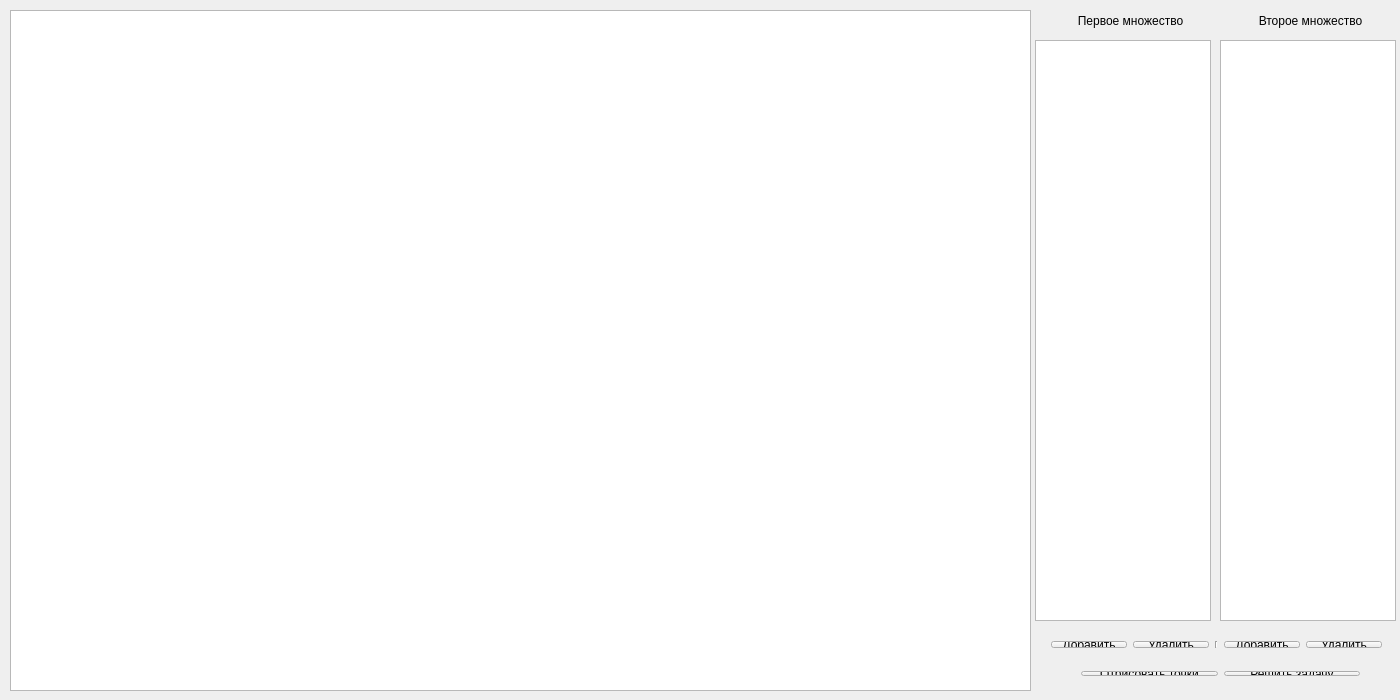
<?xml version="1.0" encoding="UTF-8"?>
<ui version="4.0">
 <class>MainWindow</class>
 <widget class="QMainWindow" name="MainWindow">
  <property name="geometry">
   <rect>
    <x>0</x>
    <y>0</y>
    <width>1400</width>
    <height>700</height>
   </rect>
  </property>
  <property name="windowTitle">
   <string>MainWindow</string>
  </property>
  <widget class="QWidget" name="centralWidget">
   <widget class="QGraphicsView" name="canvas">
    <property name="geometry">
     <rect>
      <x>10</x>
      <y>10</y>
      <width>1021</width>
      <height>681</height>
     </rect>
    </property>
   </widget>
   <widget class="QTableWidget" name="leftTable">
    <property name="geometry">
     <rect>
      <x>1035</x>
      <y>40</y>
      <width>176</width>
      <height>581</height>
     </rect>
    </property>
   </widget>
   <widget class="QTableWidget" name="rightTable">
    <property name="geometry">
     <rect>
      <x>1220</x>
      <y>40</y>
      <width>176</width>
      <height>581</height>
     </rect>
    </property>
   </widget>
   <widget class="QLabel" name="leftLabel">
    <property name="geometry">
     <rect>
      <x>1050</x>
      <y>10</y>
      <width>161</width>
      <height>21</height>
     </rect>
    </property>
    <property name="text">
     <string>Первое множество</string>
    </property>
    <property name="alignment">
     <set>Qt::AlignCenter</set>
    </property>
   </widget>
   <widget class="QLabel" name="rightLabel">
    <property name="geometry">
     <rect>
      <x>1230</x>
      <y>10</y>
      <width>161</width>
      <height>21</height>
     </rect>
    </property>
    <property name="text">
     <string>Второе множество</string>
    </property>
    <property name="alignment">
     <set>Qt::AlignCenter</set>
    </property>
   </widget>
   <widget class="QWidget" name="">
    <property name="geometry">
     <rect>
      <x>1070</x>
      <y>660</y>
      <width>301</width>
      <height>27</height>
     </rect>
    </property>
    <layout class="QHBoxLayout" name="horizontalLayout">
     <item>
      <widget class="QPushButton" name="drawButton">
       <property name="text">
        <string>Отрисовать точки</string>
       </property>
      </widget>
     </item>
     <item>
      <widget class="QPushButton" name="solveButton">
       <property name="text">
        <string>Решить задачу</string>
       </property>
      </widget>
     </item>
    </layout>
   </widget>
   <widget class="QWidget" name="">
    <property name="geometry">
     <rect>
      <x>1040</x>
      <y>630</y>
      <width>353</width>
      <height>29</height>
     </rect>
    </property>
    <layout class="QHBoxLayout" name="horizontalLayout_4">
     <item>
      <layout class="QHBoxLayout" name="horizontalLayout_2">
       <item>
        <widget class="QPushButton" name="leftAddButton">
         <property name="text">
          <string>Добавить</string>
         </property>
        </widget>
       </item>
       <item>
        <widget class="QPushButton" name="leftDeleteButton">
         <property name="text">
          <string>Удалить</string>
         </property>
        </widget>
       </item>
      </layout>
     </item>
     <item>
      <widget class="Line" name="line">
       <property name="orientation">
        <enum>Qt::Vertical</enum>
       </property>
      </widget>
     </item>
     <item>
      <layout class="QHBoxLayout" name="horizontalLayout_3">
       <item>
        <widget class="QPushButton" name="rightAddButton">
         <property name="text">
          <string>Добавить</string>
         </property>
        </widget>
       </item>
       <item>
        <widget class="QPushButton" name="rightDeleteButton">
         <property name="text">
          <string>Удалить</string>
         </property>
        </widget>
       </item>
      </layout>
     </item>
    </layout>
   </widget>
  </widget>
 </widget>
 <layoutdefault spacing="6" margin="11"/>
 <resources/>
 <connections/>
</ui>
